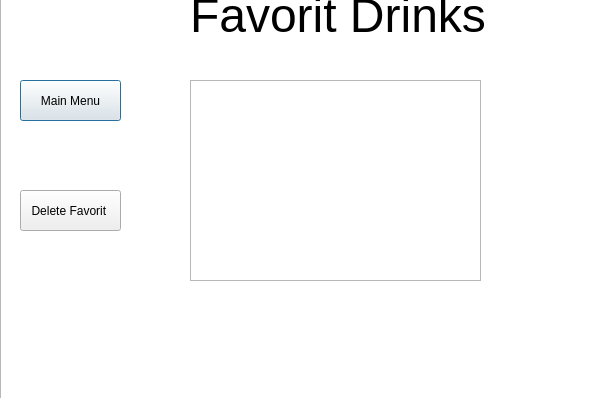
<?xml version="1.0" encoding="UTF-8"?>
<ui version="4.0">
 <class>Favorit</class>
 <widget class="QDialog" name="Favorit">
  <property name="geometry">
   <rect>
    <x>0</x>
    <y>0</y>
    <width>604</width>
    <height>398</height>
   </rect>
  </property>
  <property name="windowTitle">
   <string>Dialog</string>
  </property>
  <widget class="QTextBrowser" name="textBrowser">
   <property name="geometry">
    <rect>
     <x>0</x>
     <y>-40</y>
     <width>691</width>
     <height>441</height>
    </rect>
   </property>
  </widget>
  <widget class="QLabel" name="label">
   <property name="geometry">
    <rect>
     <x>190</x>
     <y>-60</y>
     <width>461</width>
     <height>151</height>
    </rect>
   </property>
   <property name="font">
    <font>
     <pointsize>36</pointsize>
    </font>
   </property>
   <property name="text">
    <string>Favorit Drinks</string>
   </property>
  </widget>
  <widget class="QTextBrowser" name="textBrowserFavoritInformation">
   <property name="geometry">
    <rect>
     <x>190</x>
     <y>80</y>
     <width>291</width>
     <height>201</height>
    </rect>
   </property>
  </widget>
  <widget class="QPushButton" name="pushButtonMenu">
   <property name="geometry">
    <rect>
     <x>20</x>
     <y>80</y>
     <width>101</width>
     <height>41</height>
    </rect>
   </property>
   <property name="text">
    <string>Main Menu</string>
   </property>
  </widget>
  <widget class="QPushButton" name="pushButtonDeleteFavorit">
   <property name="geometry">
    <rect>
     <x>20</x>
     <y>190</y>
     <width>101</width>
     <height>41</height>
    </rect>
   </property>
   <property name="text">
    <string>Delete Favorit </string>
   </property>
  </widget>
 </widget>
 <resources/>
 <connections/>
</ui>
